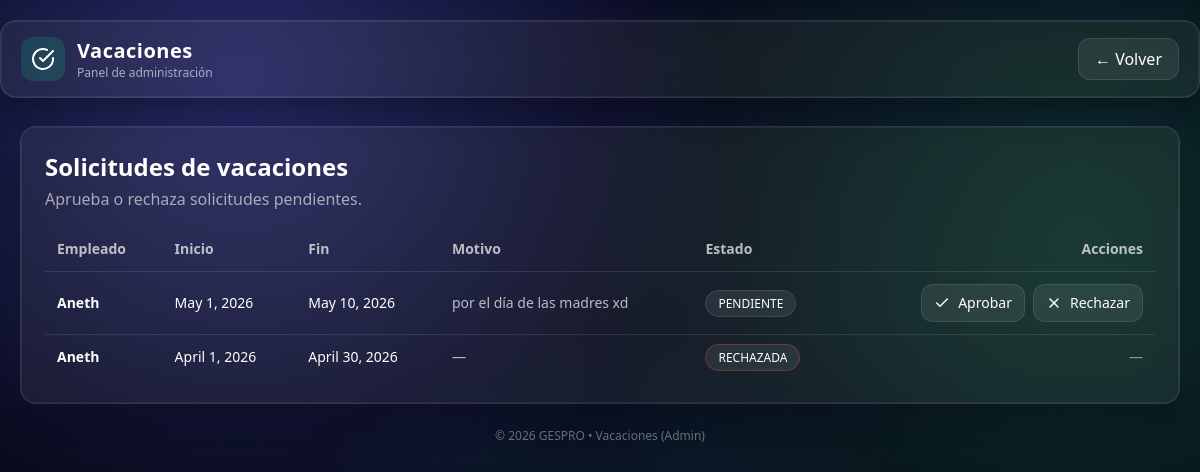
Screenshot of /panel/vacaciones/ (signed in) with the database file from the repository.
### empleados_Alex/models.py (models this page shows, shortened)
class SolicitudVacaciones(models.Model):
    ESTADOS = (
        ("PENDIENTE", "Pendiente"),
        ("APROBADA", "Aprobada"),
        ("RECHAZADA", "Rechazada"),
    )
    empleado = models.ForeignKey(User, on_delete=models.CASCADE)
    fecha_inicio = models.DateField()
    fecha_fin = models.DateField()
    motivo = models.TextField(blank=True, null=True)
    estado = models.CharField(max_length=10, choices=ESTADOS, default="PENDIENTE")
    creado_en = models.DateTimeField(auto_now_add=True)

### empleados_Alex/views.py (the view, shortened to what this page needs)
# urls.py: path('panel/vacaciones/', admin_vacaciones, name='admin_vacaciones'),
@login_required(login_url="/")
@user_passes_test(es_admin)
def admin_vacaciones(request):
    solicitudes = SolicitudVacaciones.objects.select_related("empleado").order_by("-creado_en")
    return render(request, "admin/admin_vacaciones.html", {
        "solicitudes": solicitudes
    })

### empleados_Alex/views.py (called while the page is built)
def es_admin(user):
    return user.is_superuser or user.is_staff

### templates/admin/admin_vacaciones.html (shortened to what this page needs)
<!DOCTYPE html>
<html lang="es">
<head>
  <script src="https://cdn.tailwindcss.com"></script>
</head>
<body class="tech-bg min-h-screen text-white">
  <header class="sticky top-0 z-50">
    <div class="glass glow mx-auto max-w-7xl mt-5 rounded-2xl px-5 py-4">
      <div class="flex items-center justify-between gap-4">
        <div class="flex items-center gap-3">
          <div class="h-11 w-11 rounded-xl bg-emerald-500/20 grid place-items-center">
            <i data-feather="check-circle"></i>
          </div>
          <div>
            <h1 class="text-xl font-bold tracking-wide">Vacaciones</h1>
            <p class="text-xs text-white/60">Panel de administración</p>
          </div>
        </div>
        <a href="{% url 'empleados_Alex:home' %}" class="chip rounded-xl px-4 py-2 hover:bg-white/10 transition">
          ← Volver
        </a>
      </div>
    </div>
  </header>
  <main class="mx-auto max-w-7xl px-5 pb-12 pt-7">
    <section class="glass glow rounded-2xl p-6">
      <div class="flex items-center justify-between gap-4 mb-4">
        <div>
          <h2 class="text-2xl font-bold">Solicitudes de vacaciones</h2>
          <p class="text-white/60 mt-1">Aprueba o rechaza solicitudes pendientes.</p>
        </div>
      </div>
      <div class="overflow-x-auto">
        <table class="w-full text-sm">
          <thead>
            <tr class="text-white/70">
              <th class="text-left py-3 px-3">Empleado</th>
              <th class="text-left py-3 px-3">Inicio</th>
              <th class="text-left py-3 px-3">Fin</th>
              <th class="text-left py-3 px-3">Motivo</th>
              <th class="text-left py-3 px-3">Estado</th>
              <th class="text-right py-3 px-3">Acciones</th>
            </tr>
          </thead>
          <tbody>
            {% for s in solicitudes %}
              <tr class="border-t border-white/10 hover:bg-white/5 transition">
                <td class="py-3 px-3 font-semibold">{{ s.empleado.username }}</td>
                <td class="py-3 px-3">{{ s.fecha_inicio }}</td>
                <td class="py-3 px-3">{{ s.fecha_fin }}</td>
                <td class="py-3 px-3 text-white/70">
                  {{ s.motivo|default:"—" }}
                </td>
                <td class="py-3 px-3">
                  {% if s.estado == "PENDIENTE" %}
                    <span class="chip rounded-full px-3 py-1 text-xs">PENDIENTE</span>
                  {% elif s.estado == "APROBADA" %}
                    <span class="chip rounded-full px-3 py-1 text-xs" style="border-color: rgba(34,197,94,.35);">APROBADA</span>
                  {% else %}
                    <span class="chip rounded-full px-3 py-1 text-xs" style="border-color: rgba(239,68,68,.35);">RECHAZADA</span>
                  {% endif %}
                </td>
                <td class="py-3 px-3 text-right">
                  {% if s.estado == "PENDIENTE" %}
                    <div class="flex justify-end gap-2">
                      <form method="POST">
                        <button class="chip rounded-xl px-3 py-2 hover:bg-white/10 transition inline-flex items-center gap-2">
                          <i data-feather="check" class="h-4 w-4"></i> Aprobar
                        </button>
                      </form>
                      <form method="POST" onsubmit="return confirm('¿Rechazar esta solicitud?');">
                        <button class="chip rounded-xl px-3 py-2 hover:bg-white/10 transition inline-flex items-center gap-2">
                          <i data-feather="x" class="h-4 w-4"></i> Rechazar
                        </button>
                      </form>
                    </div>
                  {% else %}
                    <span class="text-white/50">—</span>
                  {% endif %}
                </td>
              </tr>
            {% empty %}
              <tr>
                <td colspan="6" class="py-6 text-center text-white/60">No hay solicitudes registradas.</td>
              </tr>
            {% endfor %}
          </tbody>
        </table>
      </div>
    </section>
    <footer class="text-center text-white/40 text-xs pt-6">
      © 2026 GESPRO • Vacaciones (Admin)
    </footer>
  </main>
</body>
</html>

### templates/admin/admin_vacaciones.html (style rules this page uses)
.tech-bg { background: radial-gradient(800px circle at 20% 10%, rgba(99,102,241,.35), transparent 60%), radial-gradient(900px circle at 90% 30%, rgba(34,197,94,.20), transparent 55%), radial-gradient(700px circle at 50% 90%, rgba(56,189,248,.20), transparent 55%), linear-gradient(180deg, #050816 0%, #070a1a 40%, #040612 100%); position: relative; overflow: hidden; }
.tech-bg::before { content:""; position:absolute; inset:-2px; background-image: linear-gradient(rgba(255,255,255,.06) 1px, transparent 1px), linear-gradient(90deg, rgba(255,255,255,.06) 1px, transparent 1px); background-size: 44px 44px; opacity:.35; pointer-events:none; mask-image: radial-gradient(circle at 50% 20%, rgba(0,0,0,1) 0%, rgba(0,0,0,.35) 55%, rgba(0,0,0,0) 85%); }
.glass { background: rgba(255,255,255,.06); border: 1px solid rgba(255,255,255,.10); backdrop-filter: blur(14px); -webkit-backdrop-filter: blur(14px); }
.glow { box-shadow: 0 0 0 1px rgba(255,255,255,.06) inset, 0 10px 30px rgba(0,0,0,.45), 0 0 40px rgba(99,102,241,.15); }
.chip { background: rgba(255,255,255,.08); border: 1px solid rgba(255,255,255,.10); }

### rows the page displays
SolicitudVacaciones: empleado.username "Aneth", fecha_inicio "May 1, 2026", fecha_fin "May 10, 2026", motivo "por el día de las madres xd", estado "PENDIENTE"
SolicitudVacaciones: empleado.username "Aneth", fecha_inicio "April 1, 2026", fecha_fin "April 30, 2026", motivo "—", estado "RECHAZADA"
